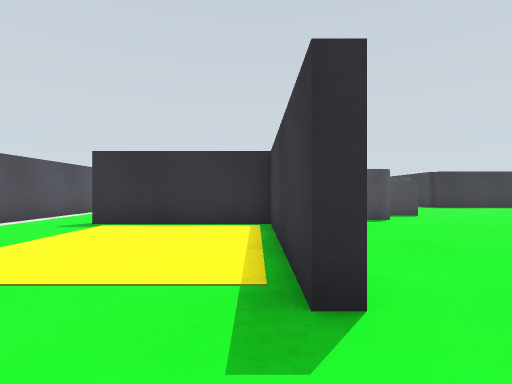
[1] (above)

19 first-person views from a walk through a world built for the Gazebo simulator. The camera is 0.45 m above the floor, looks level and sees 80° across. The floor is counted in squares, 0.5 m on a side. Each view is taken from the middle of a square. On the plan, view 1 faces up. The plan holds only what a view shows up to about 11 squares ahead; the rest is blank.

[2]
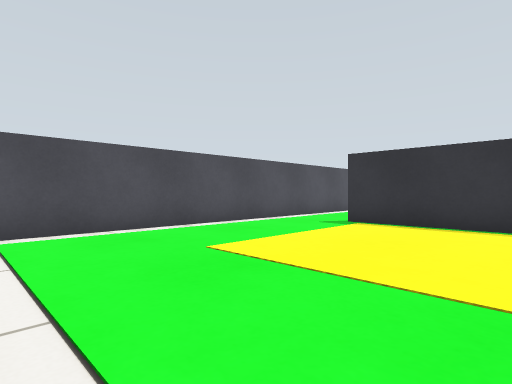

[3]
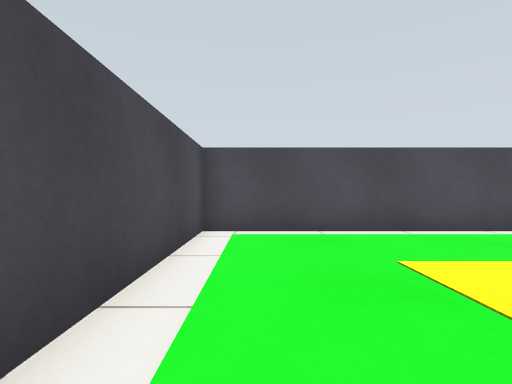

[4]
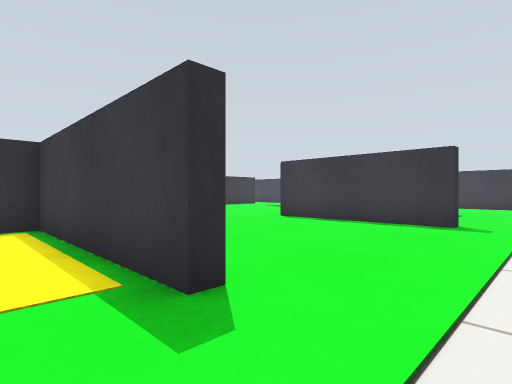

[5]
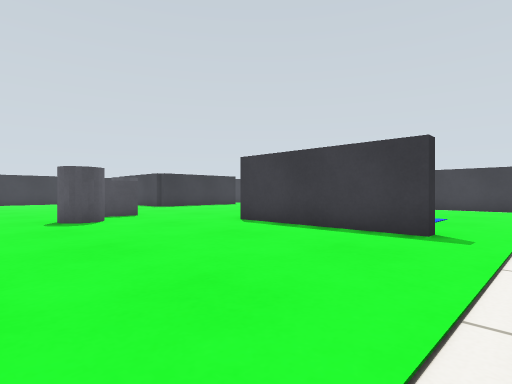

[6]
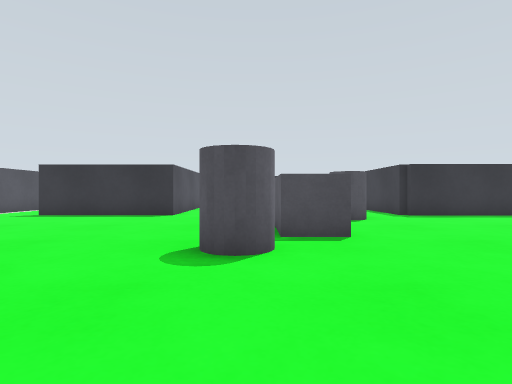

[7]
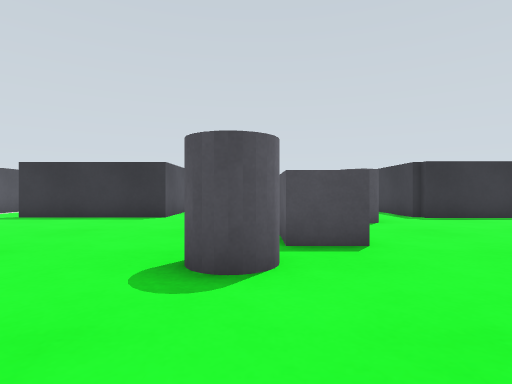

[8]
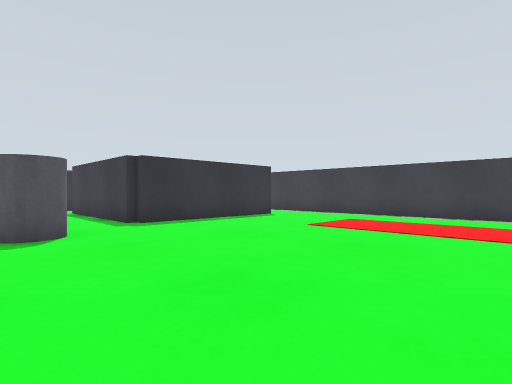

[9]
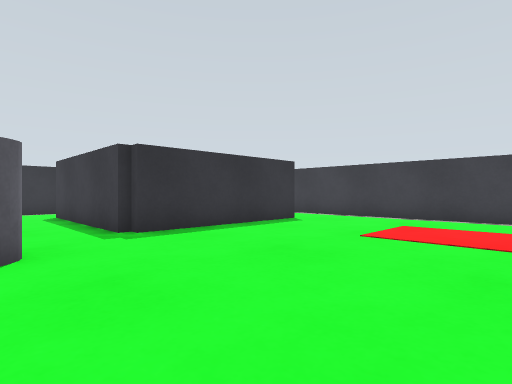

[10]
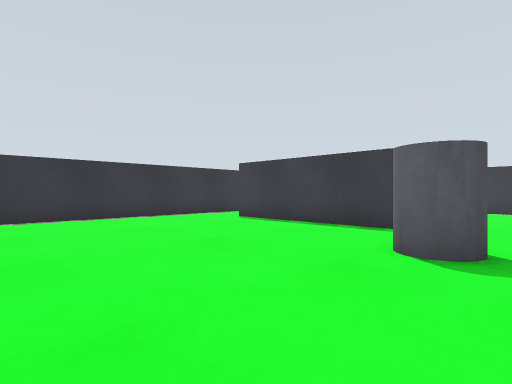

[11]
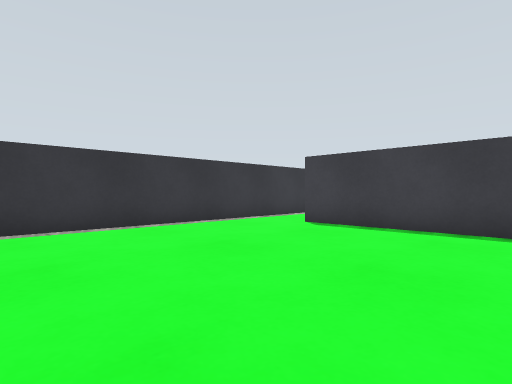

[12]
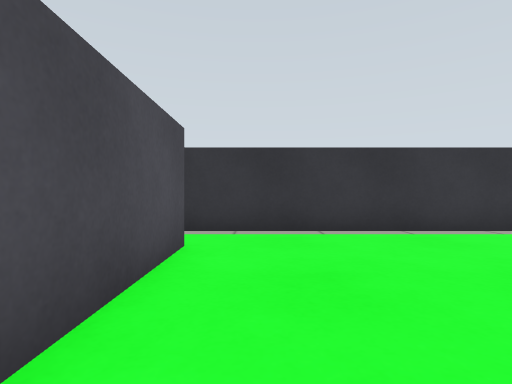

[13]
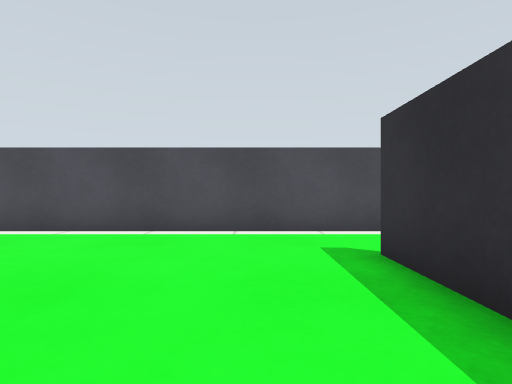

[14]
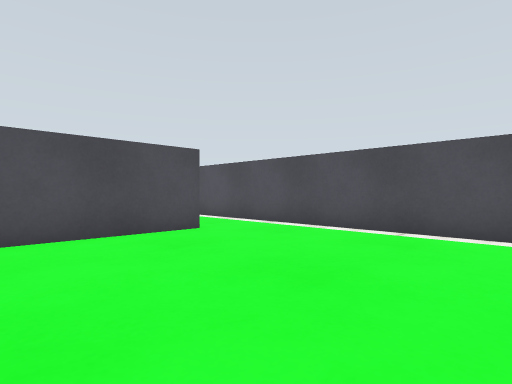

[15]
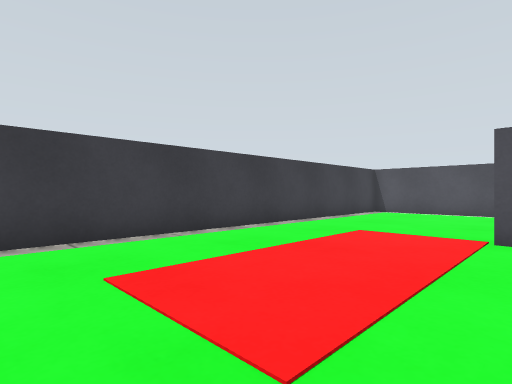

[16]
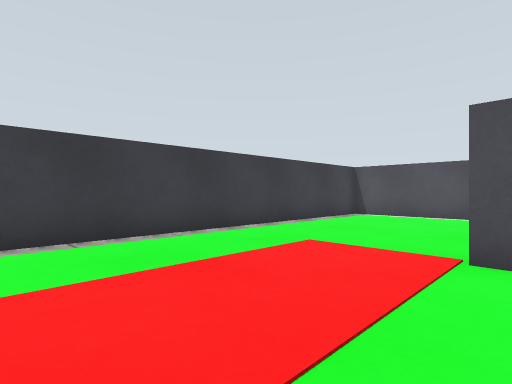

[17]
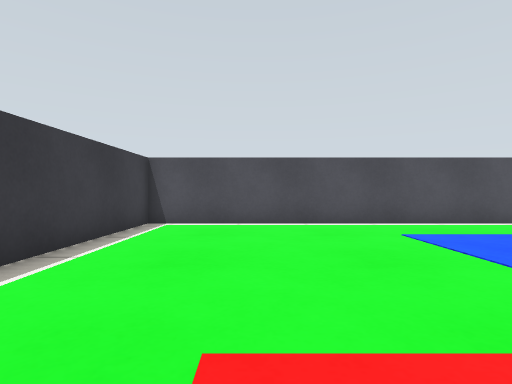

[18]
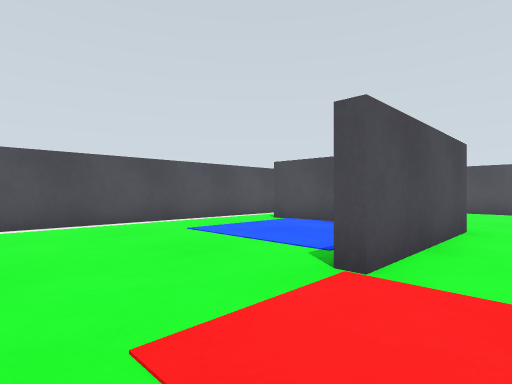

[19]
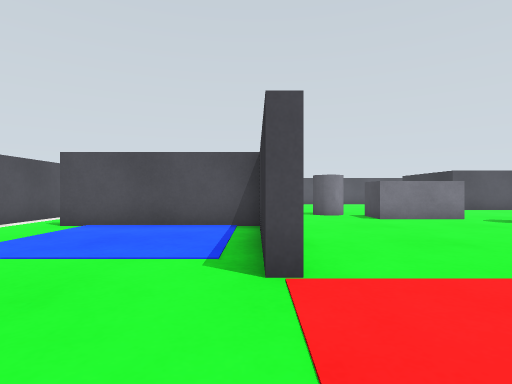

### Floor plan
Points are (right, up) in squares from view 1. A wall is a line through its corners. A room is listed if a view was taken in it or the views show most of it. See-through windows are left out.
Room 1 (views 1, 2, 3, 4, 5)
walls: (0.9, 2.2) (0.4, 2.2) (0.4, 8.2) (-4.5, 8.2); (-7.3, 9.6) (-7.3, -0.3) (-1.5, -0.3)
ways out: opening at (-6, 8.7) to room 2; opening at (1.7, 1) to room 2
Room 2 (views 6, 7, 8, 9, 10, 11, 12, 13, 14, 15, 16, 17, 18, 19)
walls: (7.8, 7.5) (12.8, 7.5) (12.8, 7.1) (8.6, 7.1); (7.9, 7.1) (7.9, 1.8) (7.5, 1.8) (7.5, 7.2); (0.9, 16.8) (-4.5, 16.8); (15.5, 16.6) (9.9, 16.6) (9.9, 16.8) (9.6, 16.8) (9.6, 22.5); (5, -0.3) (18.3, -0.3) (18.3, 14.2); (-4.5, 8.6) (-0.5, 8.6); (0.8, 23.1) (0.8, 19.4); (9.4, 25.3) (1.4, 25.3); (-7.3, 18) (-7.3, 9.6)
ways out: opening at (-6, 8.7) to room 1; opening at (1.7, 1) to room 1; opening at (1, 24.5); opening at (10.7, 24)
objects: pillar (3, 10) to (4, 10); grey box (5, 11) to (6, 13); pillar (7, 15) to (7, 16)

Positions as (right, up) in squares from view 1, and headings:
1: (0, 0), facing up
2: (0, 0), facing up-left
3: (0, 1), facing left
4: (-1, 0), facing up-right
5: (1, 0), facing up-right
6: (4, 5), facing up
7: (4, 6), facing up
8: (6, 8), facing up-right
9: (7, 10), facing up-right
10: (2, 14), facing up-right
11: (2, 17), facing up-right
12: (2, 18), facing up
13: (0, 15), facing left
14: (0, 15), facing down-left
15: (12, 14), facing down-right
16: (12, 12), facing down-right
17: (15, 9), facing down
18: (16, 9), facing down-left
19: (16, 7), facing left
